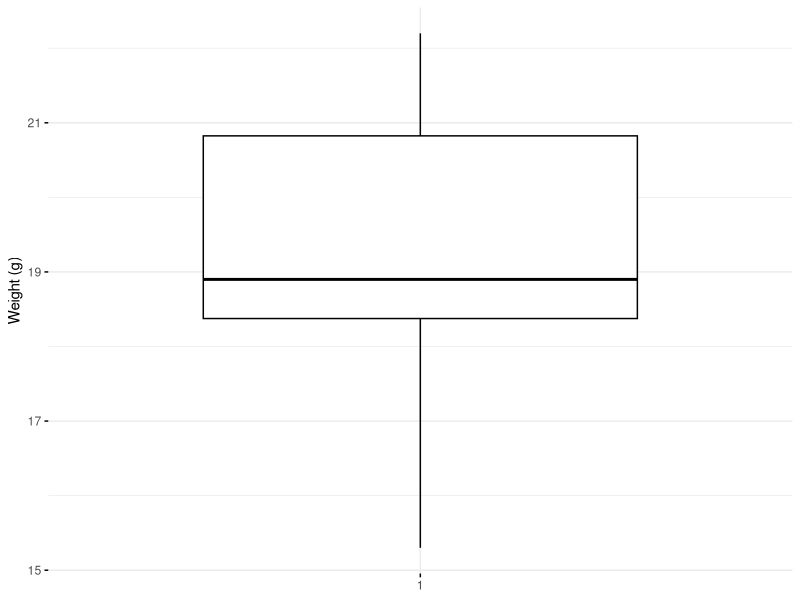
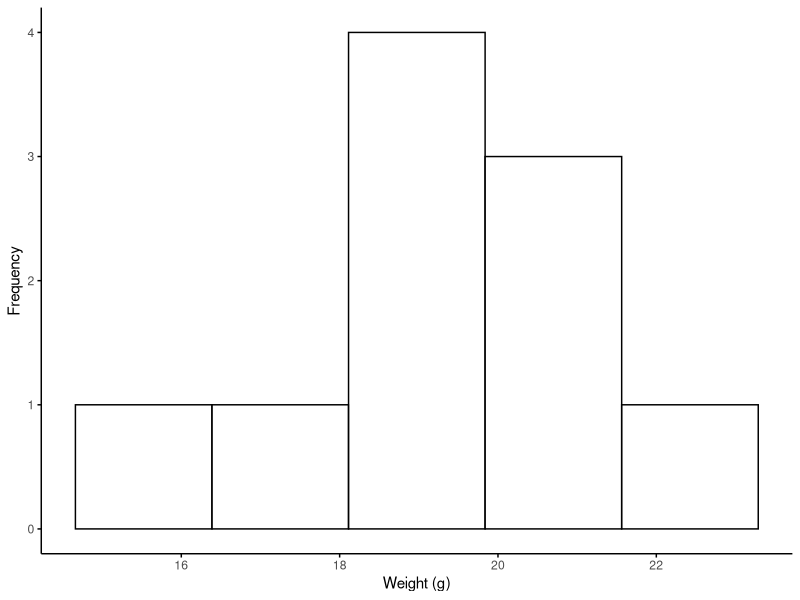
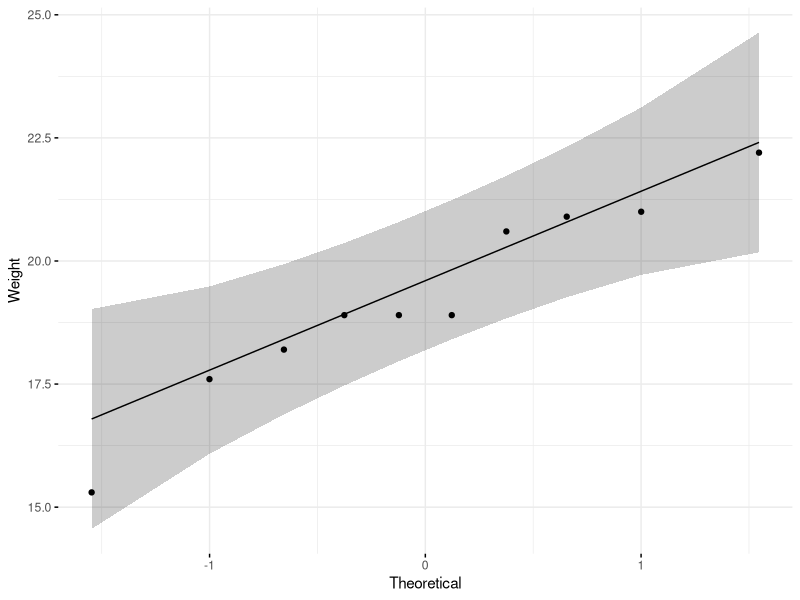
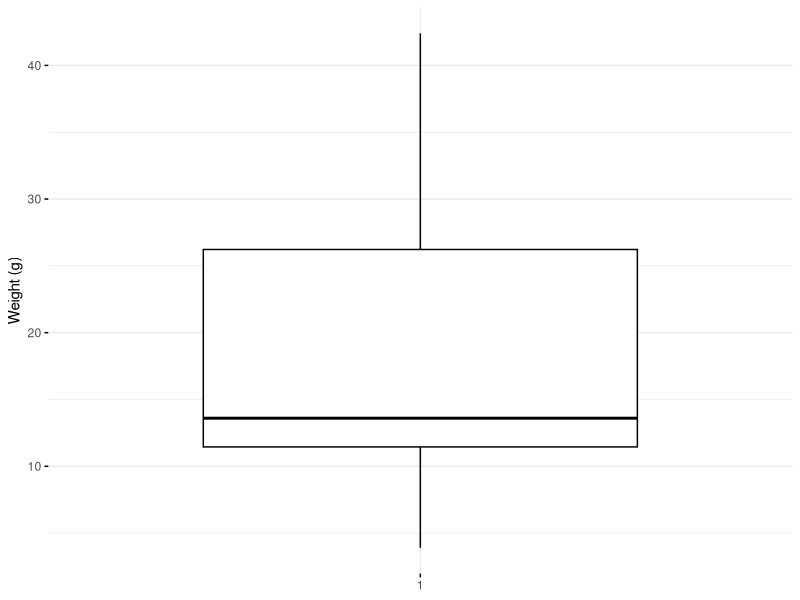
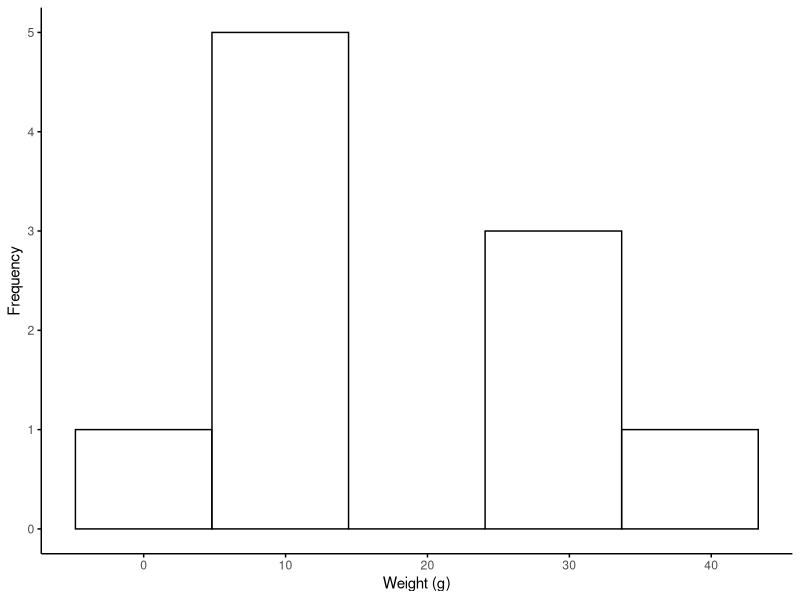
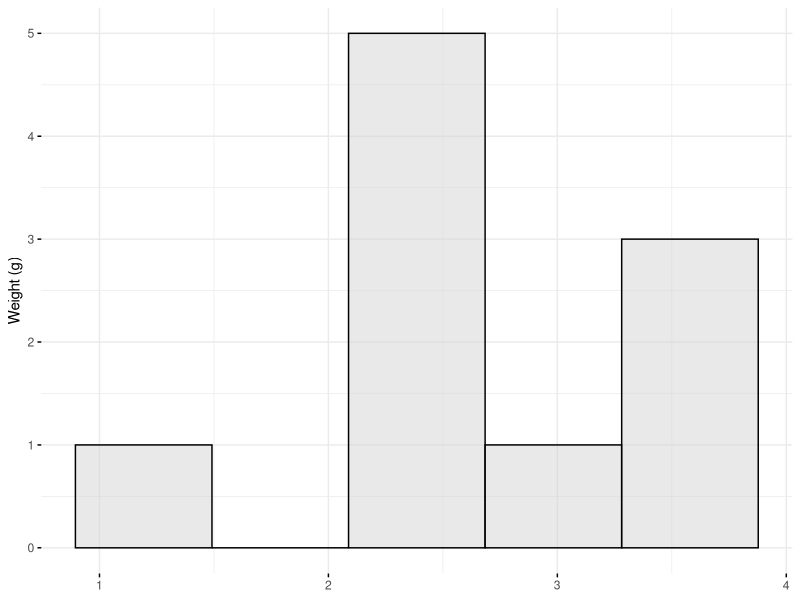
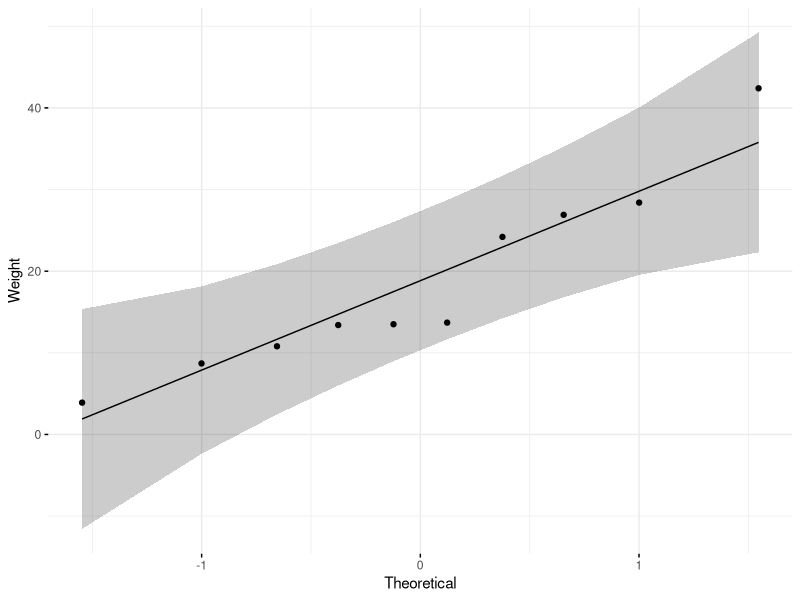
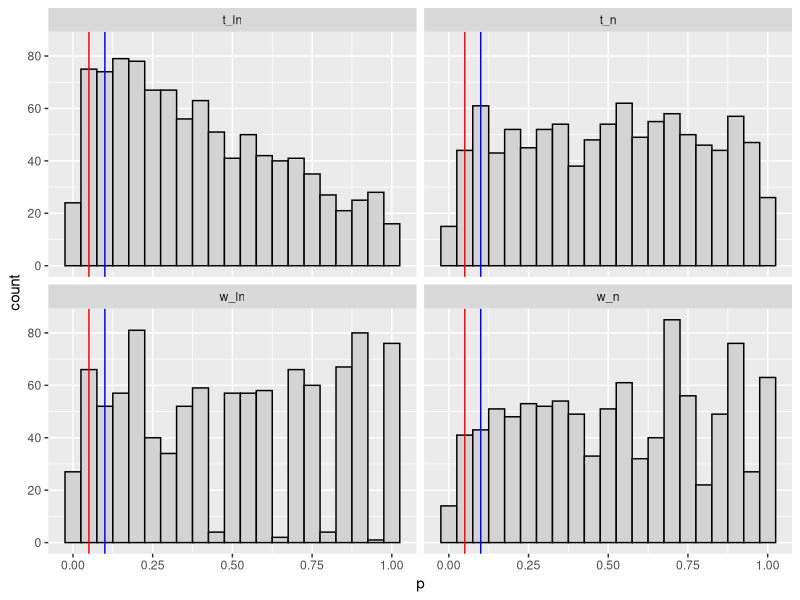

Here is the R script that generated these plots, in order:
# Vega lab meeting summer week 7
# Today we will start our discussion of comparisons and hypothesis testing
# using code and other materials from
#
# http://www.sthda.com/english/wiki/comparing-means-in-r
# https://rpubs.com/nmccurtin/comparingtwomeans
#
# Background information is from
#
# https://www.khanacademy.org/math/statistics-probability/designing-studies
# https://www.khanacademy.org/math/statistics-probability/significance-tests-one-sample
# https://www.khanacademy.org/math/statistics-probability/significance-tests-confidence-intervals-two-samples
#
# We will:
# - Review standard work-horse hypothesis tests
# - Discuss the assumptions made by these tests
#~~~~~~~~~~~~~~~~~~~~~~~~~~~~~~~~~~~~~~~~~~~~~~~~~~~~~~~~~~~~~~~~~~~~~~
# First, as usual, we will load the libraries we need
packages<-c("tidyverse", "cowplot", "e1071", "ggpubr")
install.packages(setdiff(packages, rownames(installed.packages())))

library(tidyverse)
library(cowplot)
library(ggpubr)


#~~~~~~~~~~~~~~~~~~~~~~~~~~~~~~~~~~~~~~~~~~~~~~~~~~~~~~~~~~~~~~~~~~~~~~
#~~~~~~~~~~~~~~~~~~~~~~~~~~~~~~~~~~~~~~~~~~~~~~~~~~~~~~~~~~~~~~~~~~~~~~
#           One-sample tests: t-test and one-sample Wilcoxon
# 
# In a one-sample test, we are asking whether a sample is consistent with some hypothesis
# usually expressed as something like "is the mean X?"
#
# Here, we’ll use an example data set containing the weight of 10 mice.
# We want to know if the average weight of the mice differs from 25g?

set.seed(1234)
my_data <- data.frame(
  name = paste0(rep("M_", 10), 1:10),
  weight = round(rnorm(10, 20, 2), 1)
)

# Print the first 10 rows of the data
head(my_data, 10)

# Statistical summaries of weight
summary(my_data$weight)

# Let's throw up a quick boxplot
ggboxplot(my_data$weight, 
          ylab = "Weight (g)", xlab = FALSE,
          ggtheme = theme_minimal())

# and a histogram
gghistogram(my_data$weight, 
            bins=5,
            xlab = "Weight (g)", ylab = "Frequency",
            ggtheme = theme_classic())


# What test should we use?
# If the data are normally distributed, we can use a t-test
# They should be (because we made them that way)
# but let's make sure
# using the Shapiro-Wilk test (from week 5)
shapiro.test(my_data$weight)

# and visually with QQ plot
ggqqplot(my_data$weight, ylab = "Weight",
         ggtheme = theme_minimal())

# OK. so we can use a t-test here. let's do it!
# Recall we want to know whether the average weight is different than 25g

# One-sample t-test
res <- t.test(my_data$weight, mu = 25)

# Printing the results
res 

# In the result above :
#  t is the t-test statistic value (t = -9.078),
# df is the degrees of freedom (df= 9),
# p-value is the significance level of the t-test (p-value = 7.95310^{-6}).
# conf.int is the confidence interval of the mean at 95% (conf.int = [17.8172, 20.6828]);
# sample estimates is he mean value of the sample (mean = 19.25).

# Significance is determined for a t-test based on the p-value
# print the p-value only
res$p.value


# What if we wanted to know whether the mean was LESS THAN 25g (one-tailed test?)
t.test(my_data$weight, mu = 25,
       alternative = "less")

# or GREATER THAN 25g (other tail?)
t.test(my_data$weight, mu = 25,
       alternative = "greater")

#~~~~~~~~~~~~~~~~~~~~~~~~~~~~~~~~~~~~~~~~~~~~~~~~~~~~~~~~~~~~~~~~~~~~~~
# but what if the data weren't normal?
# In this case (as we have seen) the mean isn't very informating
# The Wilcoxon rank sum test for one sample can be interpreted as asking instead
# Is the median of the data equal to some theoretical value X?

# Let's generate some new data
set.seed(1234)
my_data <- data.frame(
  name = paste0(rep("M_", 10), 1:10),
  weight = round(rlnorm(10, log(20), log(2)), 1)
)

# Print the first 10 rows of the data
head(my_data, 10)

# Statistical summaries of weight
summary(my_data$weight)

# and a box plot
ggboxplot(my_data$weight, 
          ylab = "Weight (g)", xlab = FALSE,
          ggtheme = theme_minimal())

# and a histogram
gghistogram(my_data$weight, 
            bins=5,
            xlab = "Weight (g)", ylab = "Frequency",
            ggtheme = theme_classic())

# now the log data
gghistogram(log(my_data$weight), fill="lightgray", 
            bins=5,
          ylab = "Weight (g)", xlab = FALSE,
          ggtheme = theme_minimal())

# is it normal?
# using the Shapiro-Wilk test (from week 5)
shapiro.test(my_data$weight)

# and visually with QQ plot
ggqqplot(my_data$weight, ylab = "Weight",
         ggtheme = theme_minimal())

# nope.
# The Wilcoxon test is nonparametric - 
# by converting the data into ranks, we lose the need to assume a distribution.

# Does the median of weights differ from 25g?
# One-sample wilcoxon test
res <- wilcox.test(my_data$weight, mu = 25)

# Printing the results
res 

# print only the p-value
res$p.value

# As before, we have the option to do a one-tailed test
wilcox.test(my_data$weight, mu = 25,
            alternative = "less")
wilcox.test(my_data$weight, mu = 25,
            alternative = "greater")

# Why is this necessary?
# In this case, because the mean of a skewed distribution (the lognormal)...
# kinda doesn't matter.
# Sometimes the test is the wrong choice because it's asking the wrong question.
#
# Also, as we saw last week, the mean of a lognormal is badly behaved, 
# especially at small sample sizes. 
# If the mean doesn't behave as normal (which it won't), the performance of the t-test will be erratic.
# Let's see that happen.

# Here we will generate a bunch of simulated data sets and run t-tests,
# then see how often we get p<0.05 (standard alpha for significance)
# when *we know that the null hypothesis is true*

reps<-1000 # how many simulations we will run
sim_pvals<-tibble(t_n=numeric(reps),
                  w_n=numeric(reps),
                  t_ln=numeric(reps),
                  w_ln=numeric(reps))# someplace to put the data

set.seed(1234)  # seed the random number generator

# and run the simulation
for (i in seq_len(reps)){
  # normal
  weight = round(rnorm(10, 25, 2), 1)
  ttest_n<-t.test(weight, mu=25)
  wtest_n<-wilcox.test(weight, mu=25, exact=FALSE)
  sim_pvals$t_n[i]<-ttest_n$p.value
  sim_pvals$w_n[i]<-wtest_n$p.value
  # lognormal
  weight = round(rlnorm(10, log(25), log(2)), 1)
  ttest_ln<-t.test(weight, mu=25)
  wtest_ln<-wilcox.test(weight, mu=25, exact=FALSE)
  sim_pvals$t_ln[i]<-ttest_ln$p.value
  sim_pvals$w_ln[i]<-wtest_ln$p.value
}

# let's see what we have
glimpse(sim_pvals)

# plot it all out
# Look at the shape of the distributions. What has happened?
sim_pvals %>%
  pivot_longer(everything(), names_to="test", values_to="p") %>%
  ggplot(aes(x=p))+
  geom_histogram(color="black", fill="lightgray", binwidth=0.05)+
  geom_vline(xintercept=0.05, color="red")+
  geom_vline(xintercept=0.1, color="blue")+
  facet_wrap(~factor(test))

# How many false positives should we get?
length(which(sim_pvals$t_n<0.05))
length(which(sim_pvals$t_n<0.05))/reps
length(which(sim_pvals$w_n<0.05))
length(which(sim_pvals$w_n<0.05))/reps

length(which(sim_pvals$t_n<0.1))
length(which(sim_pvals$t_n<0.1))/reps
length(which(sim_pvals$w_n<0.1))
length(which(sim_pvals$w_n<0.1))/reps


# How many do we get with the lognormal?
# How many false positives should we get?
length(which(sim_pvals$t_ln<0.05))
length(which(sim_pvals$t_ln<0.05))/reps
length(which(sim_pvals$w_ln<0.05))
length(which(sim_pvals$w_ln<0.05))/reps

length(which(sim_pvals$t_ln<0.1))
length(which(sim_pvals$t_ln<0.1))/reps
length(which(sim_pvals$w_ln<0.1))
length(which(sim_pvals$w_ln<0.1))/reps


#~~~~~~~~~~~~~~~~~~~~~~~~~~~~~~~~~~~~~~~~~~~~~~~~~~~~~~~~~~~~~~~~~~~
# Comparing the means of two groups: Unpaired samples
# 
# The unpaired two-samples t-test is used to compare the mean of two independent groups. 
# For example, suppose that we have measured the weight of 100 individuals: 50 women (group A) and 50 men (group B). 
# We want to know if the mean weight of women (mA) is significantly different from that of men (mB).
#In this case, we have two unrelated (i.e., independent or unpaired) groups of samples. 
# Therefore, it’s possible to use an independent t-test to evaluate whether the means are different.
# IF AND ONLY IF
#   the two groups of samples (A and B), being compared, are normally distributed. NOT NEGOTIABLE
#   and the variances of the two groups are equal. This can be checked using F-test. 
#
# (If the second assumption isn't met, we can use Welch's t-test for unequal variances.)

# Here, we’ll use an example data set, which contains the weight of 18 individuals (9 women and 9 men):
# Data in two numeric vectors
women_weight <- c(38.9, 61.2, 73.3, 21.8, 63.4, 64.6, 48.4, 48.8, 48.5)
men_weight <- c(67.8, 60, 63.4, 76, 89.4, 73.3, 67.3, 61.3, 62.4) 
# Create a data frame
my_data <- data.frame( 
  group = rep(c("Woman", "Man"), each = 9),
  weight = c(women_weight,  men_weight)
)

# We want to know, if the average women’s weight differs from the average men’s weight?
group_by(my_data, group) %>%
  summarise(
    count = n(),
    mean = mean(weight, na.rm = TRUE),
    sd = sd(weight, na.rm = TRUE)
  )

# Plot weight by group and color by group
ggboxplot(my_data, x = "group", y = "weight", 
          color = "group", palette = c("#00AFBB", "#E7B800"),
          ylab = "Weight", xlab = "Groups")

############    ASSUMPTION 1; Normality
# Use Shapiro-Wilk normality test  
# Null hypothesis: the data are normally distributed
# Alternative hypothesis: the data are not normally distributed

# Shapiro-Wilk normality test for Men's weights
with(my_data, shapiro.test(weight[group == "Man"]))

# Shapiro-Wilk normality test for Women's weights
with(my_data, shapiro.test(weight[group == "Woman"]))
 
######### ASSUMPTION 2: EQUAL VARIANCES
# We’ll use F-test to test for homogeneity in variances. 
# This can be performed with the function var.test()
res.ftest <- var.test(weight ~ group, data = my_data)
res.ftest

# The p-value of F-test is p = 0.1713596. 
# It’s greater than the significance level alpha = 0.05. 
# In conclusion, there is no significant difference between the variances of the two sets of data. 
# Therefore, we can use the classic t-test witch assume equality of the two variances.

# Compute t-test
res <- t.test(weight ~ group, data = my_data, var.equal = TRUE)
res

# If we want to know whether the average men's weight is less or greather than the average woman's:
t.test(weight ~ group, data = my_data,
       var.equal = TRUE, alternative = "less")
t.test(weight ~ group, data = my_data,
       var.equal = TRUE, alternative = "greater")

#~~~~~~~~~~~~~~~~~~~~~~~~~~~~~~~~~~~~~~~~~~~~~~~~~
# But what if the assumptions are violated?
# The unpaired two-samples Wilcoxon test (also known as Wilcoxon rank sum test or Mann-Whitney test) 
# is a non-parametric alternative to the unpaired two-samples t-test, which can be used to compare two independent groups of samples. 
# It’s used when your data are not normally distributed. 
# They still have to be independent, though.

res <- wilcox.test(weight ~ group, data = my_data,
                   exact = FALSE)
res

wilcox.test(weight ~ group, data = my_data, 
            exact = FALSE, alternative = "less")
wilcox.test(weight ~ group, data = my_data,
            exact = FALSE, alternative = "greater")
